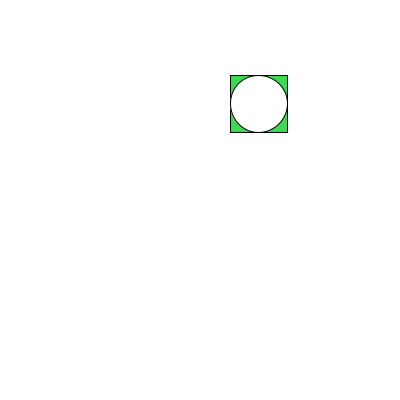
Frame 1 (no input)
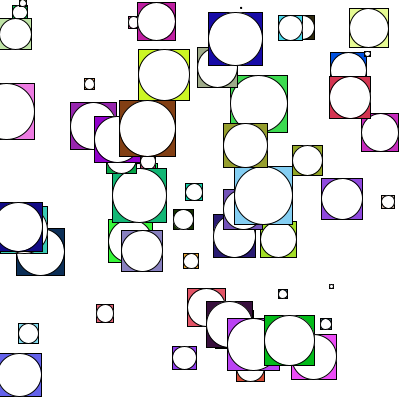
Frame 60 (the mouse pressed at the canvas centre just before this capture)
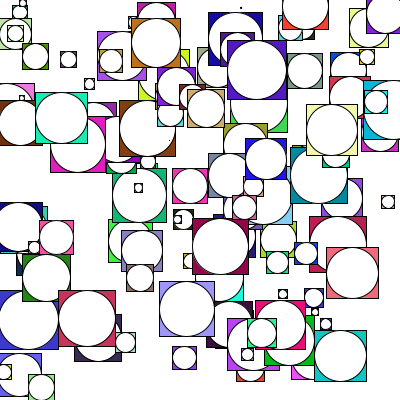
Frame 120 (the mouse held since frame 60 and released just before this capture)

The Processing sketch that drew these frames (run headless with seeded random() and noise(); from frame 60 on, the mouse is pressed at the canvas centre):

// Processing sketch: processing_146839
// ── processing_146839.pde

void setup() {
  size(400,400);
  background(255); 
  rectMode(CENTER);
  ellipseMode(CENTER);
  smooth();
  frameRate(5);
}

void draw() {
   rect_circle(random(width),random(height));
}

void rect_circle (float x, float y) {
   float w = random(60);
   fill(random(255),random(255),random(255));
   rect(x,y,w,w);
   fill(255);
   ellipse(x,y,w,w);
}
